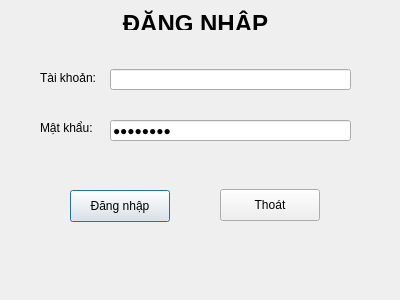
<?xml version="1.0" encoding="UTF-8"?>
<ui version="4.0">
 <class>Dialog</class>
 <widget class="QDialog" name="Dialog">
  <property name="geometry">
   <rect>
    <x>0</x>
    <y>0</y>
    <width>400</width>
    <height>300</height>
   </rect>
  </property>
  <property name="windowTitle">
   <string>Dialog</string>
  </property>
  <widget class="QLabel" name="label">
   <property name="geometry">
    <rect>
     <x>0</x>
     <y>10</y>
     <width>391</width>
     <height>20</height>
    </rect>
   </property>
   <property name="text">
    <string>&lt;html&gt;&lt;head/&gt;&lt;body&gt;&lt;p align=&quot;center&quot;&gt;&lt;span style=&quot; font-size:18pt; font-weight:700;&quot;&gt;ĐĂNG NHẬP&lt;/span&gt;&lt;/p&gt;&lt;/body&gt;&lt;/html&gt;</string>
   </property>
   <property name="textFormat">
    <enum>Qt::RichText</enum>
   </property>
  </widget>
  <widget class="QLabel" name="label_2">
   <property name="geometry">
    <rect>
     <x>40</x>
     <y>70</y>
     <width>71</width>
     <height>16</height>
    </rect>
   </property>
   <property name="text">
    <string>Tài khoản:</string>
   </property>
  </widget>
  <widget class="QLineEdit" name="inputAccount">
   <property name="geometry">
    <rect>
     <x>110</x>
     <y>69</y>
     <width>241</width>
     <height>21</height>
    </rect>
   </property>
  </widget>
  <widget class="QLabel" name="label_3">
   <property name="geometry">
    <rect>
     <x>40</x>
     <y>120</y>
     <width>61</width>
     <height>16</height>
    </rect>
   </property>
   <property name="text">
    <string>Mật khẩu:</string>
   </property>
  </widget>
  <widget class="QLineEdit" name="lineEdit">
   <property name="geometry">
    <rect>
     <x>110</x>
     <y>120</y>
     <width>241</width>
     <height>21</height>
    </rect>
   </property>
   <property name="text">
    <string>sadasdas</string>
   </property>
   <property name="echoMode">
    <enum>QLineEdit::Password</enum>
   </property>
  </widget>
  <widget class="QPushButton" name="signinBtn">
   <property name="geometry">
    <rect>
     <x>70</x>
     <y>190</y>
     <width>100</width>
     <height>32</height>
    </rect>
   </property>
   <property name="text">
    <string>Đăng nhập</string>
   </property>
  </widget>
  <widget class="QPushButton" name="pushButton">
   <property name="geometry">
    <rect>
     <x>220</x>
     <y>189</y>
     <width>100</width>
     <height>32</height>
    </rect>
   </property>
   <property name="text">
    <string>Thoát</string>
   </property>
  </widget>
 </widget>
 <resources/>
 <connections/>
</ui>
